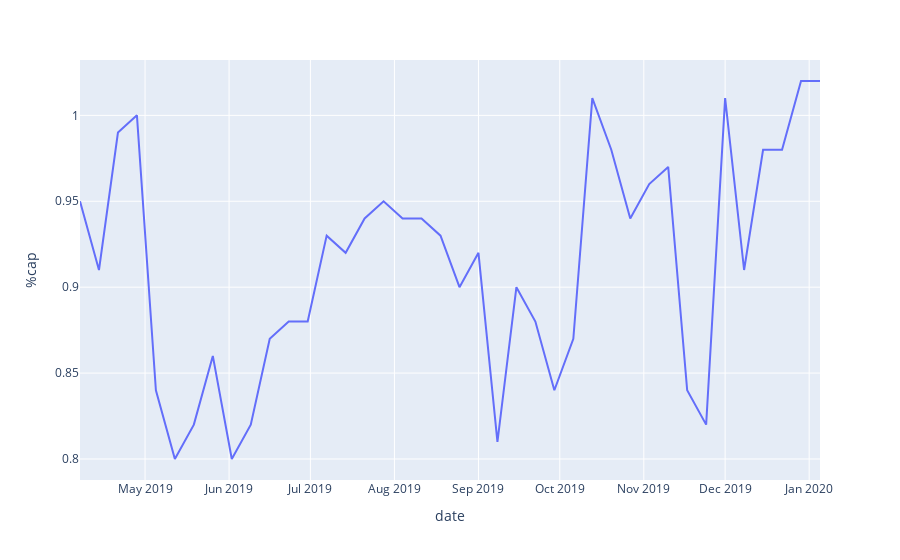

The notebook cell this image was saved under:
### Markdown cell above
**BEETLEJUICE**

### Code cell
px.line(df_beetlejuice, x=df_beetlejuice.index, y='%cap')

### Figure 1 — Plotly figure (JSON) as saved in the notebook; plotly's stock layout.template omitted (floating-point values rounded to 4 significant figures)
{"data": [{"hovertemplate": "date=%{x}<br>%cap=%{y}<extra></extra>", "legendgroup": "", "line": {"color": "#636efa", "dash": "solid"}, "mode": "lines", "name": "", "orientation": "v", "showlegend": false, "type": "scatter", "x": ["2019-04-07T00:00:00", "2019-04-14T00:00:00", "2019-04-21T00:00:00", "2019-04-28T00:00:00", "2019-05-05T00:00:00", "2019-05-12T00:00:00", "2019-05-19T00:00:00", "2019-05-26T00:00:00", "2019-06-02T00:00:00", "2019-06-09T00:00:00", "2019-06-16T00:00:00", "2019-06-23T00:00:00", "2019-06-30T00:00:00", "2019-07-07T00:00:00", "2019-07-14T00:00:00", "2019-07-21T00:00:00", "2019-07-28T00:00:00", "2019-08-04T00:00:00", "2019-08-11T00:00:00", "2019-08-18T00:00:00", "2019-08-25T00:00:00", "2019-09-01T00:00:00", "2019-09-08T00:00:00", "2019-09-15T00:00:00", "2019-09-22T00:00:00", "2019-09-29T00:00:00", "2019-10-06T00:00:00", "2019-10-13T00:00:00", "2019-10-20T00:00:00", "2019-10-27T00:00:00", "2019-11-03T00:00:00", "2019-11-10T00:00:00", "2019-11-17T00:00:00", "2019-11-24T00:00:00", "2019-12-01T00:00:00", "2019-12-08T00:00:00", "2019-12-15T00:00:00", "2019-12-22T00:00:00", "2019-12-29T00:00:00", "2020-01-05T00:00:00"], "xaxis": "x", "y": [0.95, 0.91, 0.99, 1, 0.84, 0.8, 0.82, 0.86, 0.8, 0.82, 0.87, 0.88, 0.88, 0.93, 0.92, 0.94, 0.95, 0.94, 0.94, 0.93, 0.9, 0.92, 0.81, 0.9, 0.88, 0.84, 0.87, 1.01, 0.98, 0.94, 0.96, 0.97, 0.84, 0.82, 1.01, 0.91, 0.98, 0.98, 1.02, 1.02], "yaxis": "y"}], "layout": {"legend": {"tracegroupgap": 0}, "margin": {"t": 60}, "xaxis": {"anchor": "y", "domain": [0, 1], "title": {"text": "date"}}, "yaxis": {"anchor": "x", "domain": [0, 1], "title": {"text": "%cap"}}}}
